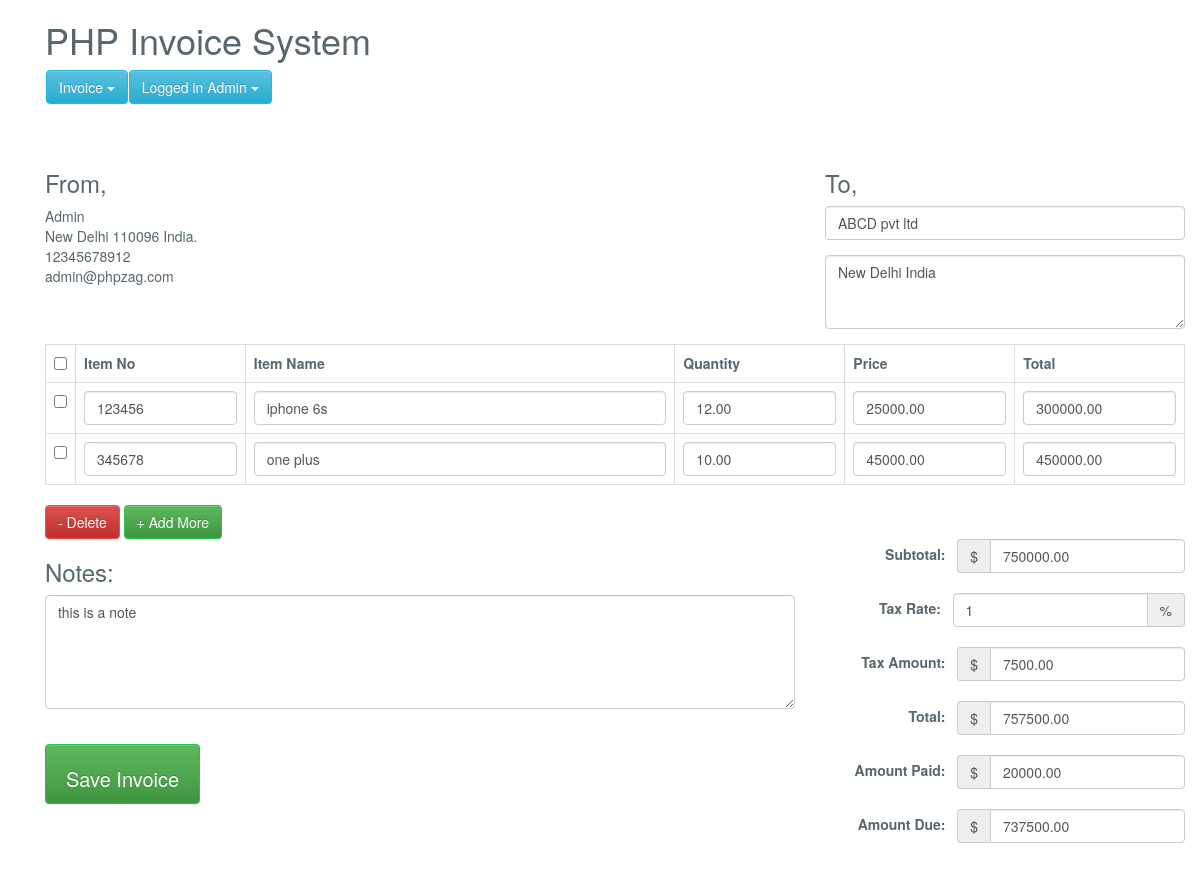
Page /edit_invoice.php?update_id=682 (signed in) on the committed database.
### tables this page shows
CREATE TABLE `invoice_order` (
  `order_id` int(11) NOT NULL,
  `user_id` int(11) NOT NULL,
  `order_date` timestamp NOT NULL DEFAULT current_timestamp(),
  `order_receiver_name` varchar(250) NOT NULL,
  `order_receiver_address` text NOT NULL,
  `order_total_before_tax` decimal(10,2) NOT NULL,
  `order_total_tax` decimal(10,2) NOT NULL,
  `order_tax_per` varchar(250) NOT NULL,
  `order_total_after_tax` double(10,2) NOT NULL,
  `order_amount_paid` decimal(10,2) NOT NULL,
  `order_total_amount_due` decimal(10,2) NOT NULL,
  `note` text NOT NULL
);

CREATE TABLE `invoice_order_item` (
  `order_item_id` int(11) NOT NULL,
  `order_id` int(11) NOT NULL,
  `item_code` varchar(250) NOT NULL,
  `item_name` varchar(250) NOT NULL,
  `order_item_quantity` decimal(10,2) NOT NULL,
  `order_item_price` decimal(10,2) NOT NULL,
  `order_item_final_amount` decimal(10,2) NOT NULL
);

### Invoice.php (called while the page is built, shortened)
<?php
class Invoice{
	private $host  = 'localhost';
    private $user  = 'root';
    private $password   = "";
    private $database  = "invoice_system";
    private $invoiceOrderTable = 'invoice_order';
	private $invoiceOrderItemTable = 'invoice_order_item';
	private $dbConnect = false;
    public function __construct(){
        if(!$this->dbConnect){
            $conn = new mysqli($this->host, $this->user, $this->password, $this->database);
            if($conn->connect_error){
                die("Error failed to connect to MySQL: " . $conn->connect_error);
            }else{
                $this->dbConnect = $conn;
            }
        }
    }
	private function getData($sqlQuery) {
		$result = mysqli_query($this->dbConnect, $sqlQuery);
		$data= array();
		while ($row = mysqli_fetch_array($result, MYSQLI_ASSOC)) {
			$data[]=$row;
		}
		return $data;
	}
	public function getInvoice($invoiceId){
		$sqlQuery = "
			SELECT * FROM ".$this->invoiceOrderTable."
			WHERE user_id = '".$_SESSION['userid']."' AND order_id = '$invoiceId'";
		$result = mysqli_query($this->dbConnect, $sqlQuery);
		$row = mysqli_fetch_array($result, MYSQLI_ASSOC);
		return $row;
	}
	public function getInvoiceItems($invoiceId){
		$sqlQuery = "
			SELECT * FROM ".$this->invoiceOrderItemTable."
			WHERE order_id = '$invoiceId'";
		return  $this->getData($sqlQuery);
	}
}
?>

### edit_invoice.php (the view, shortened to what this page needs)
<?php
include('inc/header.php');
include 'Invoice.php';
$invoice = new Invoice();
$invoice->checkLoggedIn();
if(!empty($_GET['update_id']) && $_GET['update_id']) {
	$invoiceValues = $invoice->getInvoice($_GET['update_id']);
	$invoiceItems = $invoice->getInvoiceItems($_GET['update_id']);
}
?>
<link href="css/style.css" rel="stylesheet">
<?php include('inc/container.php');?>
<div class="container content-invoice">
    	<form action="" id="invoice-form" method="post" class="invoice-form" role="form" novalidate="">
	    	<div class="load-animate animated fadeInUp">
		    	<div class="row">
		    		<div class="col-xs-8 col-sm-8 col-md-8 col-lg-8">
		    			<h1 class="title">PHP Invoice System</h1>
						<?php include('menu.php');?>
		    		</div>
		    	</div>
		    	<div class="row">
		      		<div class="col-xs-12 col-sm-4 col-md-4 col-lg-4">
		      			<h3>From,</h3>
						<?php echo $_SESSION['user']; ?><br>
						<?php echo $_SESSION['address']; ?><br>
						<?php echo $_SESSION['mobile']; ?><br>
						<?php echo $_SESSION['email']; ?><br>
		      		</div>
		      		<div class="col-xs-12 col-sm-4 col-md-4 col-lg-4 pull-right">
		      			<h3>To,</h3>
		      			<div class="form-group">
							<input value="<?php echo $invoiceValues['order_receiver_name']; ?>" type="text" class="form-control" name="companyName" id="companyName" placeholder="Company Name" autocomplete="off">
						</div>
						<div class="form-group">
							<textarea class="form-control" rows="3" name="address" id="address" placeholder="Your Address"><?php echo $invoiceValues['order_receiver_address']; ?></textarea>
						</div>
		      		</div>
		      	</div>
		      	<div class="row">
		      		<div class="col-xs-12 col-sm-12 col-md-12 col-lg-12">
		      			<table class="table table-bordered table-hover" id="invoiceItem">
							<tr>
								<th width="2%"><input id="checkAll" class="formcontrol" type="checkbox"></th>
								<th width="15%">Item No</th>
								<th width="38%">Item Name</th>
								<th width="15%">Quantity</th>
								<th width="15%">Price</th>
								<th width="15%">Total</th>
							</tr>
							<?php
							$count = 0;
							foreach($invoiceItems as $invoiceItem){
								$count++;
							?>
							<tr>
								<td><input class="itemRow" type="checkbox"></td>
								<td><input type="text" value="<?php echo $invoiceItem["item_code"]; ?>" name="productCode[]" id="productCode_<?php echo $count; ?>" class="form-control" autocomplete="off"></td>
								<td><input type="text" value="<?php echo $invoiceItem["item_name"]; ?>" name="productName[]" id="productName_<?php echo $count; ?>" class="form-control" autocomplete="off"></td>
								<td><input type="number" value="<?php echo $invoiceItem["order_item_quantity"]; ?>" name="quantity[]" id="quantity_<?php echo $count; ?>" class="form-control quantity" autocomplete="off"></td>
								<td><input type="number" value="<?php echo $invoiceItem["order_item_price"]; ?>" name="price[]" id="price_<?php echo $count; ?>" class="form-control price" autocomplete="off"></td>
								<td><input type="number" value="<?php echo $invoiceItem["order_item_final_amount"]; ?>" name="total[]" id="total_<?php echo $count; ?>" class="form-control total" autocomplete="off"></td>
							</tr>
							<?php } ?>
						</table>
		      		</div>
		      	</div>
		      	<div class="row">
		      		<div class="col-xs-12 col-sm-3 col-md-3 col-lg-3">
		      			<button class="btn btn-danger delete" id="removeRows" type="button">- Delete</button>
		      			<button class="btn btn-success" id="addRows" type="button">+ Add More</button>
		      		</div>
		      	</div>
		      	<div class="row">
		      		<div class="col-xs-12 col-sm-8 col-md-8 col-lg-8">
		      			<h3>Notes: </h3>
		      			<div class="form-group">
							<textarea class="form-control txt" rows="5" name="notes" id="notes" placeholder="Your Notes"><?php echo $invoiceValues['note']; ?></textarea>
						</div>
						<br>
						<div class="form-group">
			      			<input data-loading-text="Updating Invoice..." type="submit" name="invoice_btn" value="Save Invoice" class="btn btn-success submit_btn invoice-save-btm">
			      		</div>
		      		</div>
		      		<div class="col-xs-12 col-sm-4 col-md-4 col-lg-4">
						<span class="form-inline">
							<div class="form-group">
								<label>Subtotal: &nbsp;</label>
								<div class="input-group">
									<div class="input-group-addon currency">$</div>
									<input value="<?php echo $invoiceValues['order_total_before_tax']; ?>" type="number" class="form-control" name="subTotal" id="subTotal" placeholder="Subtotal">
								</div>
							</div>
							<div class="form-group">
								<label>Tax Rate: &nbsp;</label>
								<div class="input-group">
									<input value="<?php echo $invoiceValues['order_tax_per']; ?>" type="number" class="form-control" name="taxRate" id="taxRate" placeholder="Tax Rate">
									<div class="input-group-addon">%</div>
								</div>
							</div>
							<div class="form-group">
								<label>Tax Amount: &nbsp;</label>
								<div class="input-group">
									<div class="input-group-addon currency">$</div>
									<input value="<?php echo $invoiceValues['order_total_tax']; ?>" type="number" class="form-control" name="taxAmount" id="taxAmount" placeholder="Tax Amount">
								</div>
							</div>
							<div class="form-group">
								<label>Total: &nbsp;</label>
								<div class="input-group">
									<div class="input-group-addon currency">$</div>
									<input value="<?php echo $invoiceValues['order_total_after_tax']; ?>" type="number" class="form-control" name="totalAftertax" id="totalAftertax" placeholder="Total">
								</div>
							</div>
							<div class="form-group">
								<label>Amount Paid: &nbsp;</label>
								<div class="input-group">
									<div class="input-group-addon currency">$</div>
									<input value="<?php echo $invoiceValues['order_amount_paid']; ?>" type="number" class="form-control" name="amountPaid" id="amountPaid" placeholder="Amount Paid">
								</div>
							</div>
							<div class="form-group">
								<label>Amount Due: &nbsp;</label>
								<div class="input-group">
									<div class="input-group-addon currency">$</div>
									<input value="<?php echo $invoiceValues['order_total_amount_due']; ?>" type="number" class="form-control" name="amountDue" id="amountDue" placeholder="Amount Due">
								</div>
							</div>
						</span>
					</div>
		      	</div>
	      	</div>
		</form>
    </div>
</div>
<?php include('inc/footer.php');?>

### css/style.css (style rules this page uses)
html { background-color1: #f0f3f4; position: relative; min-height: 100%; }
body { background-color: transparent; color: #58666e; font-family: "Source Sans Pro","Helvetica Neue",Helvetica,Arial,sans-serif; font-size: 14px; line-height: 1.42857; }
.btn-success, .panel-success { background-color: #27c24c !important; border-color: #27c24c !important; color: #fff !important; }
.btn-danger, .panel-danger { background-color: #f05050; border-color: #f05050; color: #fff !important; }
input[type=number] { -moz-appearance: textfield; }
.form-inline .form-group { margin-bottom: 20px; float: right; }
.invoice-save-btm { height:60px;padding:20px;font-size:20px; }

### rows in the picture
invoice_order: companyName "ABCD pvt ltd", address "New Delhi India", notes "this is a note", subTotal "750000.00", taxRate "1", taxAmount "7500.00", totalAftertax "757500.00", amountPaid "20000.00", amountDue "737500.00"
invoice_order_item: item_code "123456", item_name "iphone 6s", order_item_quantity "12.00", order_item_price "25000.00", order_item_final_amount "300000.00"
invoice_order_item: item_code "345678", item_name "one plus", order_item_quantity "10.00", order_item_price "45000.00", order_item_final_amount "450000.00"

### other values in the picture
$_SESSION['user'] "Admin"
$_SESSION['address'] "New Delhi 110096 India."
$_SESSION['mobile'] "12345678912"
$_SESSION['email'] "admin@phpzag.com"
